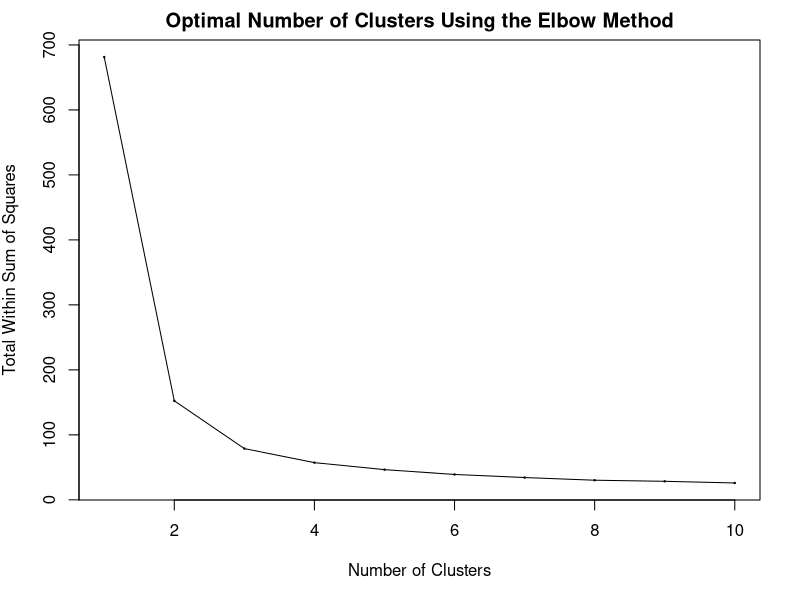
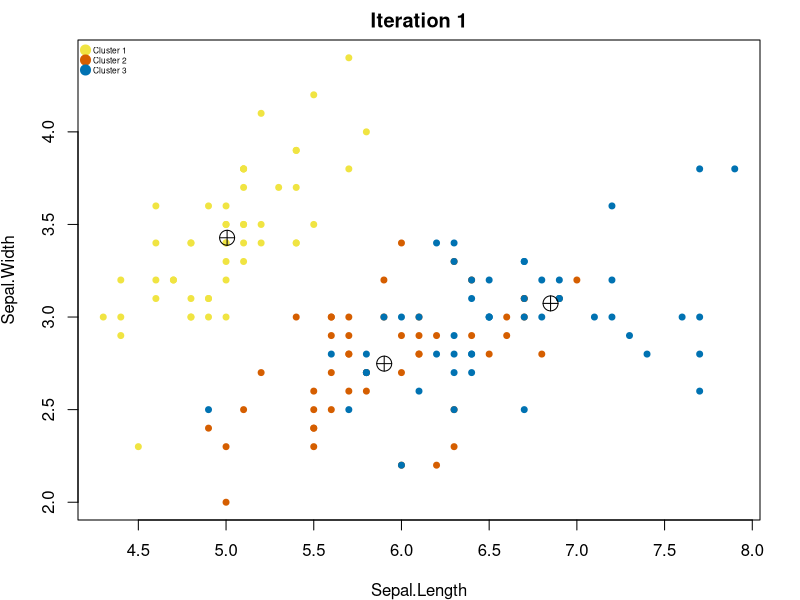
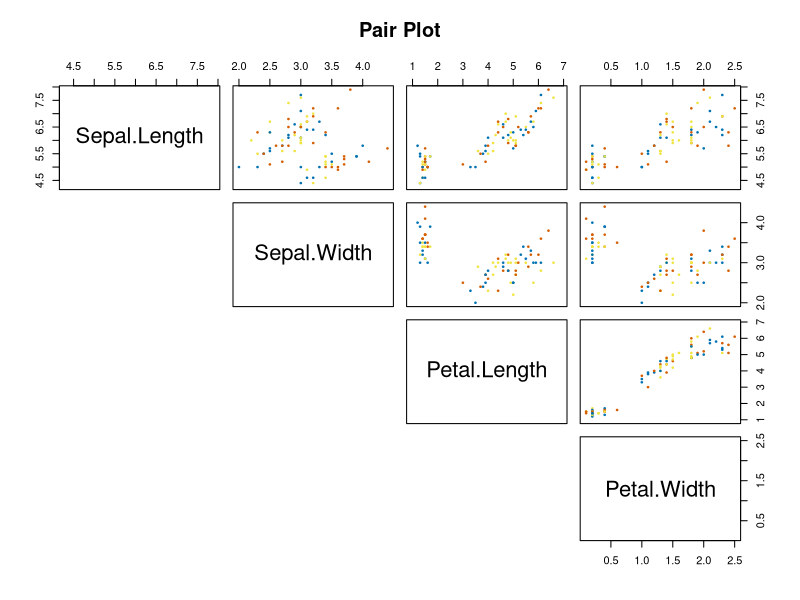

Recreate these plots in R, in order.
# ------------------------------------------------------------
#Part 1 - Import the dataset.
iris
newiris <- iris
newiris$Species <- NULL
newiris

# ------------------------------------------------------------
# Part 2 - Elbow Method.
# make elbow plot to see how many clusters we should set
# Initialize total within sum of squares error: wss
twss = 0

# For 1 to 10 cluster centers
for (c in 1:10) {
  km.out <- kmeans(newiris, centers = c, nstart = 20)
  # Save total within sum of squares to wss variable
  twss[c] <- km.out$tot.withinss
}

# Plot total within sum of squares vs. number of clusters
par(mar = c(5, 3.95, 2, 2))
plot(1:10, twss, type = "o",  
     xlab = "Number of Clusters", 
     ylab = "Total Within Sum of Squares",
     main= "Optimal Number of Clusters Using the Elbow Method", cex = 0.2)
# ------------------------------------------------------------
# Part 3 - Apply KMeans
# from the using the elbow method, we conclude that there are 3 clusters in the dataset. 
# apply the K means clustering algorithm to the data set and explore.
km = kmeans(newiris, 3)
km 
table(iris$Species, km$cluster)
# ------------------------------------------------------------
# Part 4 - Visualizing the Clusters
# create a function, that plots clusters using colour accessible for individuals with colour vision deficiency .
makeplot = function(title = ""){
  par(mar = c(4, 3.9, 2, 2))
  plot(newiris[c("Sepal.Length", "Sepal.Width")], col=c('#F0E442', '#D55E00', '#0072B2')[as.numeric(iris$Species)], pch=c(20,20,20), main=title, cex = 1.2) 
  points(km$centers[,c("Sepal.Length", "Sepal.Width")], col="#000000", pch=10, cex=2)
  legend("topleft",c("Cluster 1","Cluster 2", "Cluster 3"),cex=0.5,col=c('#F0E442', '#D55E00', '#0072B2'), pch=c(20,20,20), pt.cex = 2, bg="transparent", text.width=0.15, bty="n")
}
# plot 
makeplot("Iteration 1")

#create and plot pair plot
pairplot = pairs(newiris[,1:4], pch = 20,  cex = 0.5,
                 col = c("#F0E442", "#D55E00", "#0072B2")[km$centers],main="Pair Plot",
                 lower.panel=NULL)
pairplot

